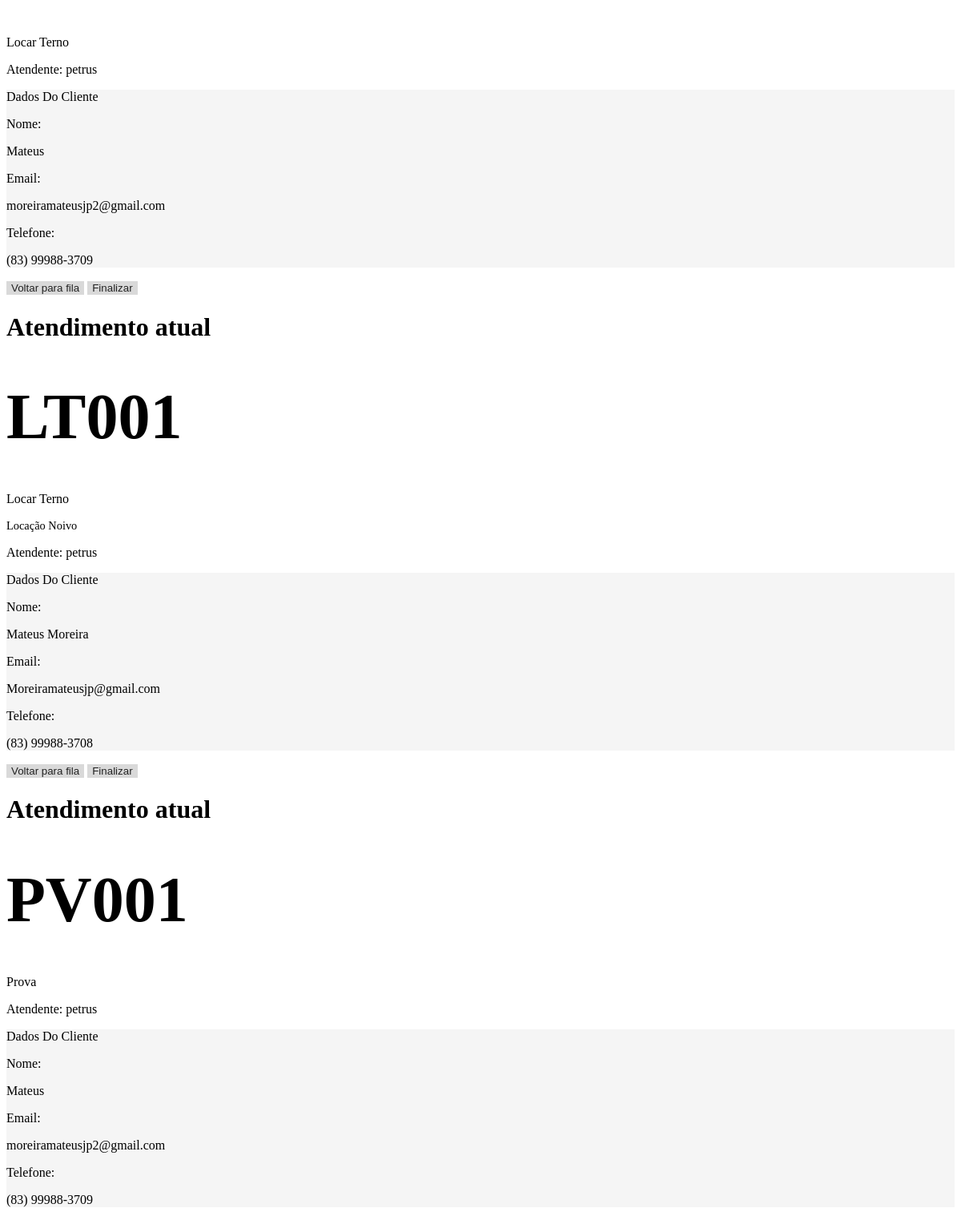
The page /adminSeletto/atendimento-partial/ (signed in, lower part) on the database as committed earlier.
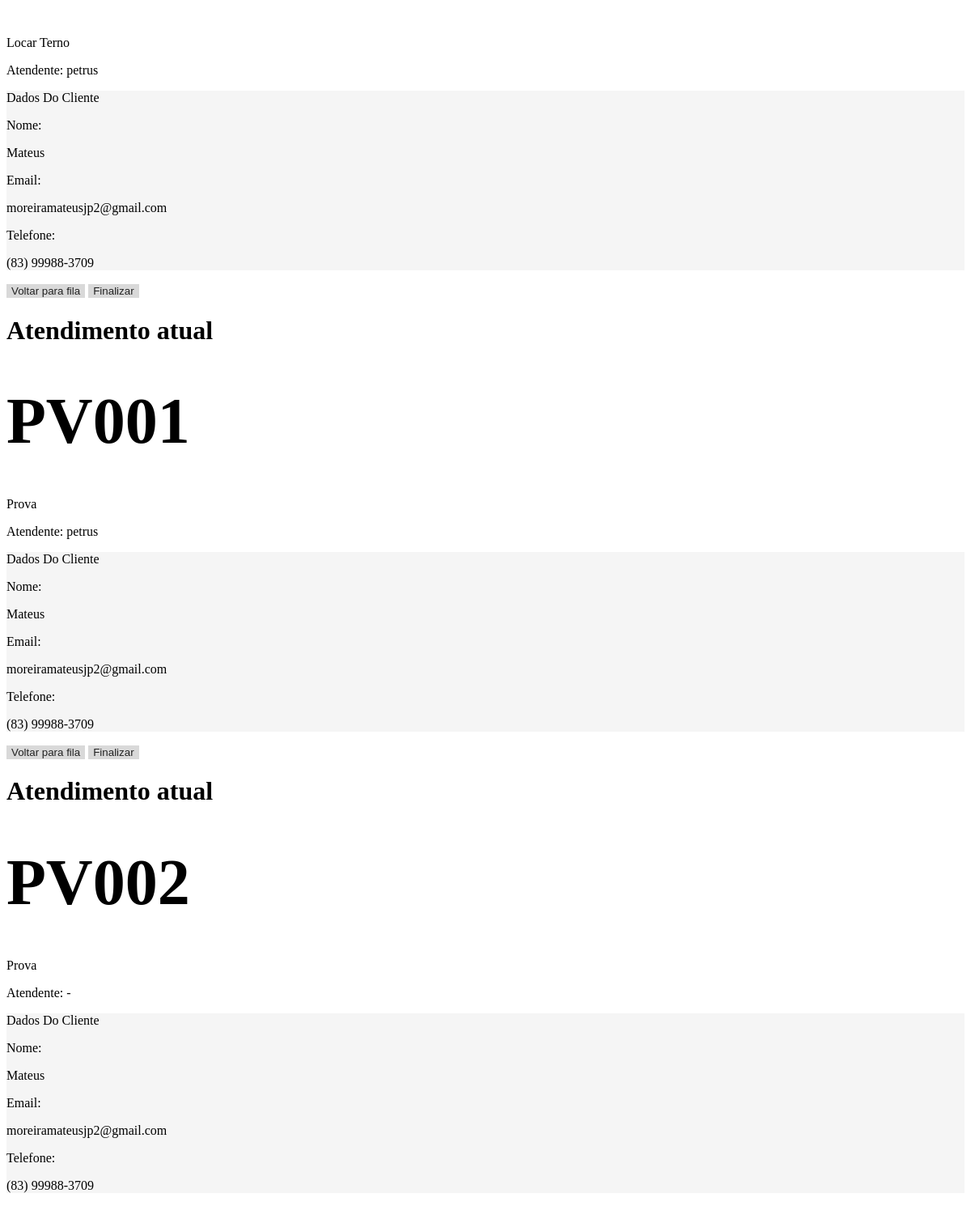
The same page on the database as committed later.
### filas/models.py (models this page shows, shortened)
class Senha(models.Model):
    STATUS = (
        ('AGUARDANDO', 'Aguardando'),
        ('CHAMADA', 'Chamada'),
        ('EM_ATENDIMENTO', 'Em Atendimento'),
        ('FINALIZADO', 'Finalizado'),
        ('ATENDIDA', 'Atendida'),
        ('CANCELADA', 'Cancelada'),
    )
    codigo = models.CharField(max_length=20,  db_index=True)
    token = models.UUIDField(default=uuid.uuid4, editable=False, unique=True, db_index=True)
    cliente_nome = models.CharField(
        max_length=100,
        null=False,
        blank=False,
        )
    cliente_email = models.EmailField(
        max_length=254,
        null=True,
        blank=True,
    )
    cliente_telefone = models.CharField(
        max_length=20,
        null=False,
        blank=False,
        )
    fila = models.ForeignKey(
        Fila,
        on_delete=models.CASCADE
        )
    categoria = models.ForeignKey(
        Categoria,
        on_delete=models.CASCADE,
        null=False,
    )
    status = models.CharField(
        max_length=20,
        choices=STATUS,
        default='AGUARDANDO',
    )
    criada_em = models.DateTimeField(auto_now_add=True)
    chamada_em = models.DateTimeField(
        null=True,
        blank=True
        )
    finalizado_em = models.DateTimeField(
        null=True,
        blank=True
        )
    atendente = models.CharField(
        max_length=100,
        null=True,
        blank=True
        )
    TIPO_LOCACAO_CHOICES = (
        ('locacao_noivo', 'Locação Noivo'),
        ('locacao_terno', 'Locação Terno'),
        ('locacao_infantil', 'Locação Infantil'),
    )
    tipo_locacao = models.CharField(
        max_length=50,
        choices=TIPO_LOCACAO_CHOICES,
        null=True,
        blank=True
        )

class Categoria(models.Model):
    nome = models.CharField(max_length=100)
    fila = models.ForeignKey(Fila, on_delete=models.CASCADE, related_name='categorias')
    prioridade = models.IntegerField(default=0)
    prefixo = models.CharField(max_length=10, default='A')  # Ex: PN, PR, A, FG
    peso = models.IntegerField(default=1)  # Para ordenação na fila
    tempo_estimado_min = models.IntegerField(default=10)  # em minutos
    tempo_estimado_max = models.IntegerField(default=20)  # em minutos
    ativa = models.BooleanField(default=True)
    contador_atual = models.IntegerField(default=0)
    ultima_data_reset = models.DateField(
        null=True,
        blank=True
    )

### core/views.py (the view)
@role_required('admin', 'funcionario', 'gerente')
def admin_atendimento_partial(request):
    senhas_atendendo = Senha.objects.select_related(
        'categoria'
    ).filter(
        status='EM_ATENDIMENTO',
    ).order_by('chamada_em')
    context = {
        'senhas_atendendo': senhas_atendendo
    }
    return render(
        request,
        'partials/admin_atendimento_atual.html',
        context
    )

### core/templates/partials/admin_atendimento_atual.html (shortened to what the changed rows need)
{% if senhas_atendendo %}
    {% for senha_atual in senhas_atendendo %}
    <div class="bg-white text-black py-4 px-4 rounded-4 mb-4 position-relative">
        <div class="position-absolute top-0 end-0 p-3 d-flex gap-2">
            <form method="POST"
                action="{% url 'voltar_fila' %}"
                style="display: inline;"
                onsubmit="return confirm('Deseja devolver esta senha para a fila?');">
                <button type="submit"
                        class="btn btn-sm rounded-3"
                        style="
                            background-color: #d9d9d9;
                            border: none;
                            color: #222;
                            transition: 0.2s ease;
                        "
                        onmouseover="
                            this.style.backgroundColor='#ffc107';
                            this.style.color='#000';
                        "
                        onmouseout="
                            this.style.backgroundColor='#d9d9d9';
                            this.style.color='#222';
                        ">
                    Voltar para fila
                </button>
            </form>
            {% if senha_atual.categoria.nome|lower == 'venda' or senha_atual.tipo_locacao or senha_atual.categoria.nome|lower == 'prioritario' or senha_atual.categoria.nome|lower == 'prioritário' %}
            <button type="button"
                    class="btn btn-sm rounded-3"
                    data-bs-toggle="modal"
                    data-bs-target="#modalObservacoes"
                    onclick="document.getElementById('idSenha').value = '{{ senha_atual.id }}'"
                    style="
                        background-color: #d9d9d9;
                        border: none;
                        color: #222;
                        transition: 0.2s ease;
                    "
                    onmouseover="
                        this.style.backgroundColor='#dc3545';
                        this.style.color='white';
                    "
                    onmouseout="
                        this.style.backgroundColor='#d9d9d9';
                        this.style.color='#222';
                    ">
                Finalizar
            </button>
            {% else %}
            <form method="POST"
                  action="{% url 'finalizar_senha' %}"
                  style="display: inline;"
                  onsubmit="return confirm('Deseja finalizar este atendimento?');">
                <button type="submit"
                        class="btn btn-sm rounded-3"
                        style="
                            background-color: #d9d9d9;
                            border: none;
                            color: #222;
                            transition: 0.2s ease;
                        "
                        onmouseover="
                            this.style.backgroundColor='#dc3545';
                            this.style.color='white';
                        "
                        onmouseout="
                            this.style.backgroundColor='#d9d9d9';
                            this.style.color='#222';
                        ">
                    Finalizar
                </button>
            </form>
            {% endif %}
        </div>
        <h1 class="fs-3">
            Atendimento atual
        </h1>
        <div class="row g-4">
            <div class="col-6">
                <div class="d-flex flex-column gap-2">
                    <div class="d-flex gap-2 align-items-start">
                        <h1 class="p-0 mb-0"
                            style="font-size: 5em; line-height: 1;">
                            {{ senha_atual.codigo }}
                        </h1>
                        <div class="mt-4">
                            <p class="mb-0">
                                {{ senha_atual.categoria.nome }}
                            </p>
                            {% if senha_atual.tipo_locacao and senha_atual.categoria.nome|lower == 'locar terno' %}
                                <p class="mb-0 text-secondary" style="font-size: 0.9rem;">
                                    {% if senha_atual.tipo_locacao == 'locacao_noivo' %}Locação Noivo
                                    {% elif senha_atual.tipo_locacao == 'locacao_terno' %}Locação Terno
                                    {% elif senha_atual.tipo_locacao == 'locacao_infantil' %}Locação Infantil
                                    {% else %}{{ senha_atual.tipo_locacao }}{% endif %}
                                </p>
                            {% endif %}
                        </div>
                    </div>
                    <div>
                        <p class="mb-0">
                            Atendente:
                            {{ senha_atual.atendente|default:"-" }}
                        </p>
                    </div>
                </div>
            </div>
            <div class="col-6">
                <div class="rounded-4 py-3 px-4"
                     style="background-color: rgb(245,245,245);">
                    <p class="fw-semibold">
                        Dados Do Cliente
                    </p>
                    <div class="mt-2 d-flex flex-column gap-2">
                        <div>
                            <span class="fw-semibold">Nome:</span>
                            <p class="mb-0">
                                {{ senha_atual.cliente_nome }}
                            </p>
                        </div>
                        <div>
                            <span class="fw-semibold">Email:</span>
                            <p class="mb-0">
                                {{ senha_atual.cliente_email|default:"-" }}
                            </p>
                        </div>
                        <div>
                            <span class="fw-semibold">Telefone:</span>
                            <p class="mb-0">
                                {{ senha_atual.cliente_telefone|default:"-" }}
                            </p>
                        </div>
                    </div>
                </div>
            </div>
        </div>
    </div>
    {% endfor %}
{% else %}
    <p class="text-secondary mb-4">
        Nenhum atendimento em andamento
    </p>
{% endif %}

Rows that differ between the two databases and show on the page:
no longer on this page (row edited): Senha: {{ senha_atual.id }} 49 (drawn), codigo "LT001", categoria.nome "Locar Terno", tipo_locacao "Locação Noivo", atendente "petrus", cliente_nome "Mateus Moreira", cliente_email "Moreiramateusjp@gmail.com", cliente_telefone "(83) 99988-3708"
now on this page (row edited): Senha: codigo "PV002", categoria.nome "Prova", atendente "-", cliente_nome "Mateus", cliente_email "moreiramateusjp2@gmail.com", cliente_telefone "(83) 99988-3709"
